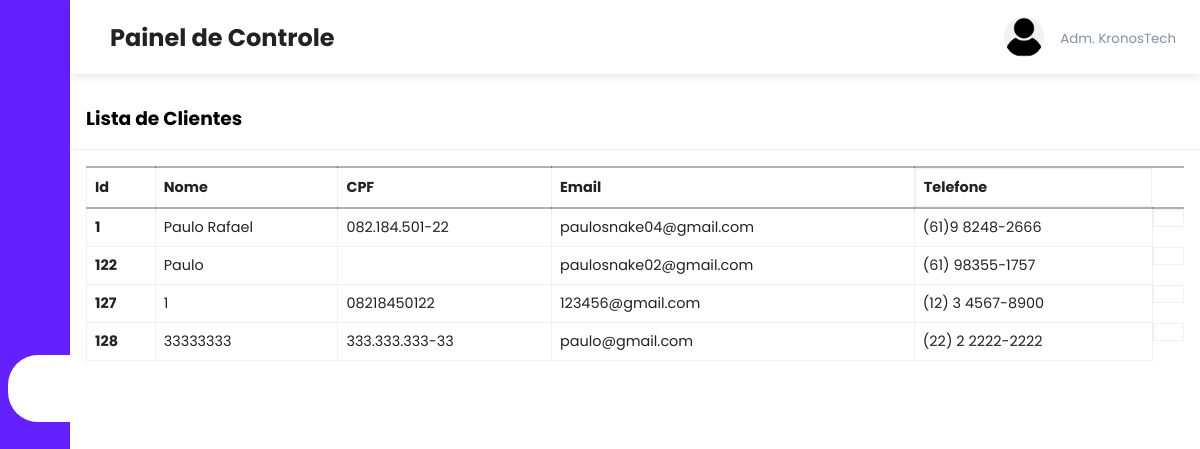
Screenshot of /admin/clientes.php with the database file from the repository.
### tables this page shows
CREATE TABLE `users` (
  `user_id` int(11) NOT NULL,
  `user_cpf` varchar(14) NOT NULL,
  `user_name` varchar(108) NOT NULL,
  `user_email` varchar(100) NOT NULL,
  `user_phone` varchar(16) NOT NULL,
  `user_password` varchar(100) NOT NULL
);

### admin/clientes.php (the view, shortened to what this page needs)
<?php include('header.php'); ?>
<?php
include('../server/connection.php');
if (isset($_GET['page_no']) && $_GET['page_no'] != "") {
    $page_no = $_GET['page_no'];
} else {
    $page_no = 1;
}
$total_records_per_page = 4;
$offset = ($page_no - 1) * $total_records_per_page;
$stmt2 = $conn->prepare("SELECT * FROM users LIMIT ?, ?");
$stmt2->bind_param("ii", $offset, $total_records_per_page);
$stmt2->execute();
$users = $stmt2->get_result();
?>
<div class="recent-grid">
    <div class="projects">
        <div class="card">
            <div class="card-header">
                <h3>Lista de Clientes</h3>
            </div>
            <div class="card-body">
            <div class="table-responsive">
                    <table width="100%" class="orders-table">
                        <thead>
                            <tr>
                                <td>Id</td>
                                <td>Nome</td>
                                <td>CPF</td>
                                <td>Email</td>
                                <td>Telefone</td>
                            </tr>
                        </thead>
                        <tbody>
                            <?php while($user = $users->fetch_assoc()) { ?>
                                <tr>
                                    <td><strong><?php echo $user['user_id']; ?></strong></td>
                                    <td><?php echo $user['user_name']; ?></td>
                                    <td><?php echo $user['user_cpf']; ?></td>
                                    <td><?php echo $user['user_email']; ?></td>
                                    <td><?php echo $user['user_phone']; ?></td>
                                    <td><hidden button></button></td>
                                </tr>
                            <?php } ?>
                        </tbody>
                    </table>
            </div>
        </div>
    </div>
</div>
</body>
</html>

### admin/styles.css (style rules this page uses)
:root { --main-color: #6321fe; --color-dark: #1d2231; --text-grey: #8390a2; }
* { padding: 0; margin: 0; box-sizing: border-box; list-style-type: none; text-decoration: none; font-family: "Poppins", sans-serif; }
.recent-grid { margin-top: 5.5rem; }
.card { background: #fff; border-radius: 5px; }
.card-header, .card-body { padding: 1rem; }
.card-header { display: flex; justify-content: space-between; align-items: center; border-bottom: 1px solid #f0f0f0; font-weight: bold; }
table { border-collapse: collapse; }
thead tr { border-top: 2px solid rgba(0, 0, 0, 0.3); border-bottom: 2px solid rgba(0, 0, 0, 0.3) }
.orders-table td { border: 1px solid #f0f0f0; padding: 8px; text-align: left; }
thead td { font-weight: 700; }
td { padding: 0.5rem 1rem; font-size: 0.9rem; color: #222; }
tr td:last-child { display: flex; align-items: center; }
.table-responsive { width: 100%; overflow-x: auto; }

### rows the page displays
users: user_id "1", user_name "Paulo Rafael", user_cpf "082.184.501-22", user_email "paulosnake04@gmail.com", user_phone "(61)9 8248-2666"
users: user_id "122", user_name "Paulo", user_email "paulosnake02@gmail.com", user_phone "(61) 98355-1757"
users: user_id "127", user_name "1", user_cpf "08218450122", user_email "123456@gmail.com", user_phone "(12) 3 4567-8900"
users: user_id "128", user_name "33333333", user_cpf "333.333.333-33", user_email "paulo@gmail.com", user_phone "(22) 2 2222-2222"
